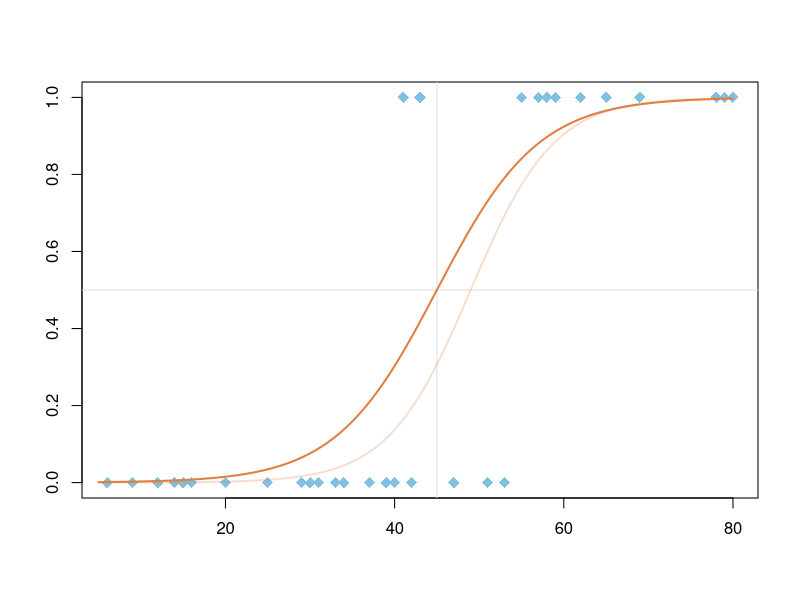
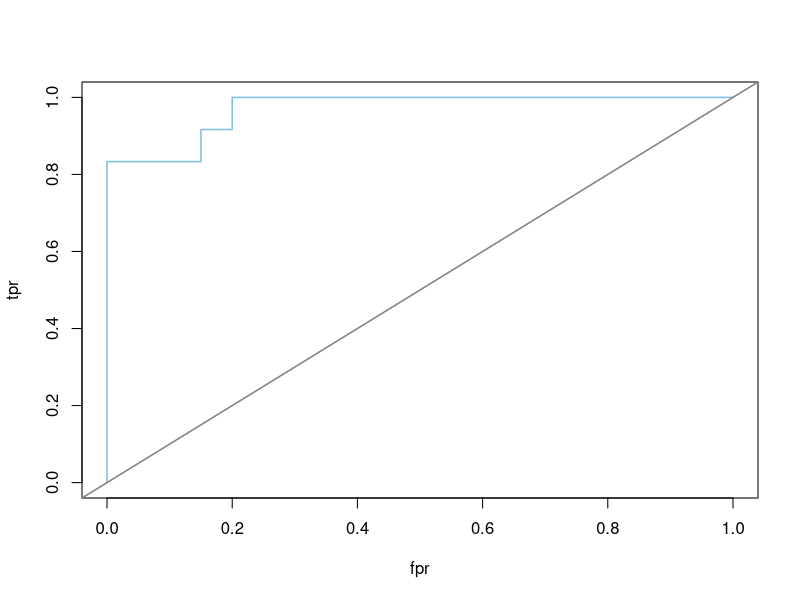

Source code (R) for these figures, in order:
# ===================================================

library (ROCR) # install.packages('ROCR')

# ===================================================

n <- 32 # sample(20 : 50, size = 1)
error.sd <- 9.48

x.from <- 5.0
x.to <- 80.0

logistic.mu <- 45
logistic.s <- 6

logistic.beta_0 <- -1 * logistic.mu / logistic.s
logistic.beta_1 <- 1 / logistic.s

# logistic <- function(x, mu, s) { (1 + exp(-1 / s * (x - mu))) ^ -1 }
logistic <- function(x, beta_0, beta_1) { (1 + exp(-1 * (beta_0 + beta_1 * x))) ^ -1 }

error <- rnorm(n, mean = .0, sd = error.sd)
x <- sample(x.from : x.to, size = n)
y <- ifelse(logistic(x + error, logistic.beta_0, logistic.beta_1) < .5, 0, 1)

plot(x = x, y = y, type = 'p', col = '#80c0e0', pch = 18, cex = 1.5, main = '', xlab = '', ylab = '')
abline(v = logistic.mu, col = '#e0e0e0'); abline(h = .5, col = '#e0e0e0')
curve(logistic(x, logistic.beta_0, logistic.beta_1), from = x.from, to = x.to, col = '#e08040', lwd = 2, main = '', xlab = '', ylab = '', add = TRUE)

# ===================================================

model <- glm(y ~ x, family = binomial(link = 'logit')) 

estimated.beta_0 <- model$coefficients[1]
estimated.beta_1 <- model$coefficients[2]

curve(logistic(x, estimated.beta_0, estimated.beta_1), from = x.from, to = x.to, col = '#e0804040', lwd = 2, main = '', xlab = '', ylab = '', add = TRUE)
summary(model)

prediction.x <- 51.0
prediction.y <- logistic(x = prediction.x, beta_0 = estimated.beta_0, beta_1 = estimated.beta_1)

# ===================================================

predicted_probabilities = predict(model, type = 'resp')

pred = prediction(predicted_probabilities, y)
perf_roc = performance(pred, measure = 'tpr', x.measure = 'fpr')
auc = performance(pred, measure = 'auc')@y.values[[1]]

plot(perf_roc, col = '#80c0e0', lwd = 1.5, main = '', xlab = 'fpr', ylab = 'tpr')
abline(a = 0, b = 1, col = '#808080', lwd = 1.5)

# ===================================================
